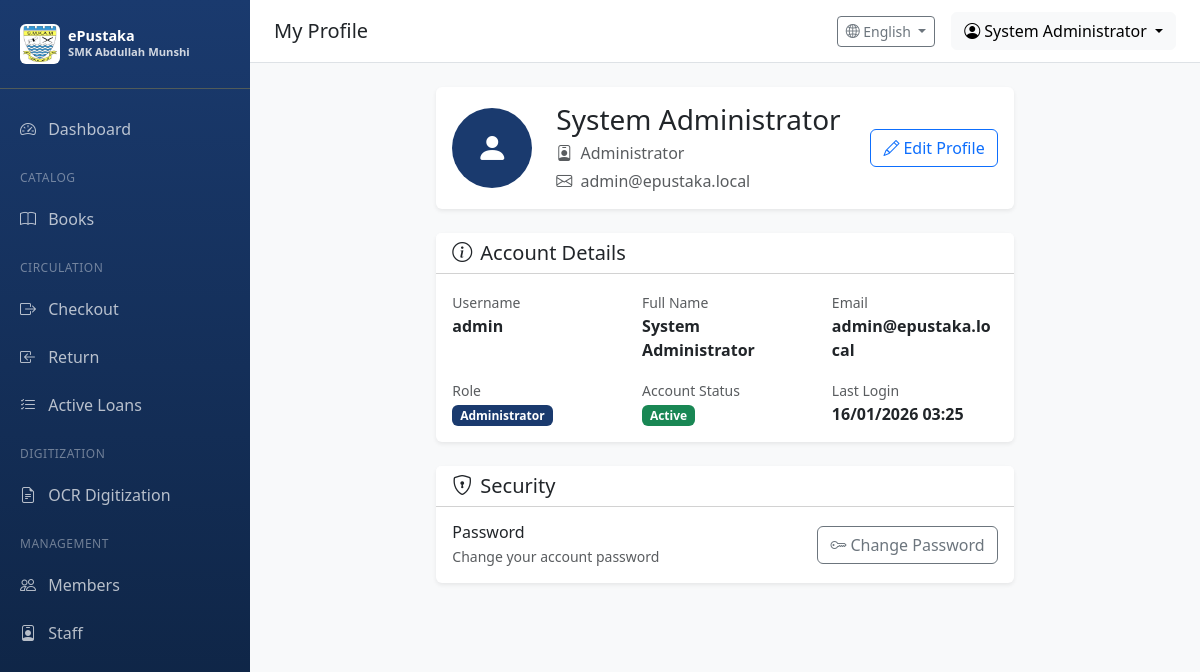
Before: /auth/profile (signed in) with the older database file.
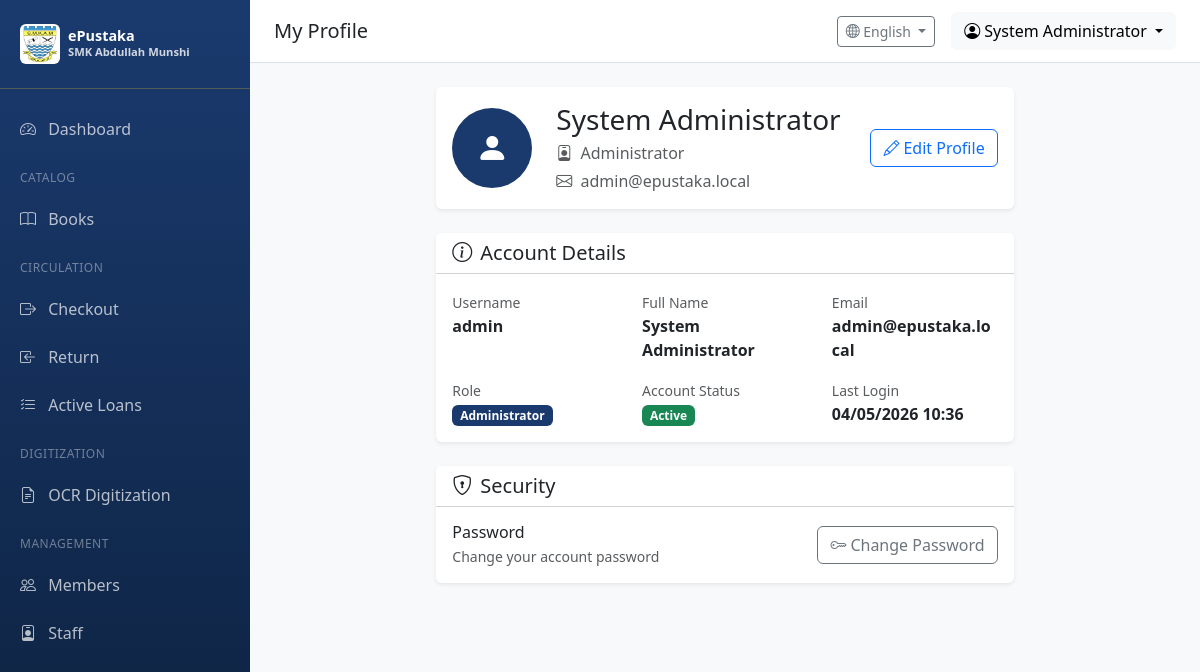
After: the same page with the newer database file.
### app/models/user.py (models this page shows, shortened)
class User(UserMixin, db.Model):
    __tablename__ = 'users'
    id = db.Column(db.Integer, primary_key=True)
    username = db.Column(db.String(64), unique=True, nullable=False, index=True)
    email = db.Column(db.String(120), unique=True, nullable=False, index=True)
    password_hash = db.Column(db.String(256), nullable=False)
    full_name = db.Column(db.String(128))
    is_active = db.Column(db.Boolean, default=True)
    role_id = db.Column(db.Integer, db.ForeignKey('roles.id'))
    created_at = db.Column(db.DateTime, default=datetime.utcnow)
    updated_at = db.Column(db.DateTime, default=datetime.utcnow, onupdate=datetime.utcnow)
    last_login = db.Column(db.DateTime)
    def can(self, perm):
        return self.role is not None and self.role.has_permission(perm)

### app/routes/auth.py (the view)
@auth_bp.route('/profile')
@login_required
def profile():
    return render_template('auth/profile.html', user=current_user)

### app/models/user.py (called while the page is built)
@login_manager.user_loader
def load_user(user_id):
    return User.query.get(int(user_id))

    def has_permission(self, perm):
        return self.permissions & perm == perm

### app/utils/i18n.py (called while the page is built)
def get_language() -> str:
    try:
        return session.get('language', DEFAULT_LANGUAGE)
    except RuntimeError:
        return DEFAULT_LANGUAGE

def get_text(key: str, lang: str = None) -> str:
    if lang is None:
        lang = get_language()
    if key in TRANSLATIONS:
        trans = TRANSLATIONS[key]
        if lang in trans:
            return trans[lang]
        elif DEFAULT_LANGUAGE in trans:
            return trans[DEFAULT_LANGUAGE]
    return key.replace('_', ' ').title()

def register_i18n(app):
    @app.context_processor
    def inject_i18n():
        return {
            't': get_text,
            'get_text': get_text,
            'current_language': get_language(),
            'languages': LANGUAGES
        }
    @app.route('/set-language/<lang_code>')
    def set_lang(lang_code):
        """Route to change language."""
        from flask import redirect, request
        set_language(lang_code)
        return redirect(request.referrer or '/')

### app/templates/auth/profile.html (shortened to what the changed rows need)
{% extends "base.html" %}
{% block page_title %}My Profile{% endblock %}
{% block content %}
<div class="container-fluid">
    <div class="row justify-content-center">
        <div class="col-lg-8">
            <div class="card border-0 shadow-sm mb-4">
                <div class="card-body">
                    <div class="row align-items-center">
                        <div class="col-auto">
                            <div class="bg-primary text-white rounded-circle d-flex align-items-center justify-content-center"
                                 style="width: 80px; height: 80px; font-size: 2rem;">
                                <i class="bi bi-person-fill"></i>
                            </div>
                        </div>
                        <div class="col">
                            <h3 class="mb-1">{{ user.full_name or user.username }}</h3>
                            <p class="text-muted mb-1">
                                <i class="bi bi-person-badge me-1"></i>
                                {{ user.role.name if user.role else 'User' }}
                            </p>
                            <p class="text-muted mb-0">
                                <i class="bi bi-envelope me-1"></i>
                                {{ user.email or 'No email set' }}
                            </p>
                        </div>
                        <div class="col-auto">
                            <a href="{{ url_for('auth.edit_profile') }}" class="btn btn-outline-primary">
                                <i class="bi bi-pencil me-1"></i>Edit Profile
                            </a>
                        </div>
                    </div>
                </div>
            </div>
            <div class="card border-0 shadow-sm mb-4">
                <div class="card-header bg-white">
                    <h5 class="mb-0"><i class="bi bi-info-circle me-2"></i>Account Details</h5>
                </div>
                <div class="card-body">
                    <div class="row mb-3">
                        <div class="col-md-4">
                            <label class="text-muted small">Username</label>
                            <p class="mb-0 fw-bold">{{ user.username }}</p>
                        </div>
                        <div class="col-md-4">
                            <label class="text-muted small">Full Name</label>
                            <p class="mb-0 fw-bold">{{ user.full_name or '-' }}</p>
                        </div>
                        <div class="col-md-4">
                            <label class="text-muted small">Email</label>
                            <p class="mb-0 fw-bold">{{ user.email or '-' }}</p>
                        </div>
                    </div>
                    <div class="row">
                        <div class="col-md-4">
                            <label class="text-muted small">Role</label>
                            <p class="mb-0">
                                <span class="badge bg-primary">{{ user.role.name if user.role else 'User' }}</span>
                            </p>
                        </div>
                        <div class="col-md-4">
                            <label class="text-muted small">Account Status</label>
                            <p class="mb-0">
                                {% if user.is_active %}
                                    <span class="badge bg-success">Active</span>
                                {% else %}
                                    <span class="badge bg-secondary">Inactive</span>
                                {% endif %}
                            </p>
                        </div>
                        <div class="col-md-4">
                            <label class="text-muted small">Last Login</label>
                            <p class="mb-0 fw-bold">
                                {{ user.last_login.strftime('%d/%m/%Y %H:%M') if user.last_login else 'Never' }}
                            </p>
                        </div>
                    </div>
                </div>
            </div>
            <div class="card border-0 shadow-sm">
                <div class="card-header bg-white">
                    <h5 class="mb-0"><i class="bi bi-shield-lock me-2"></i>Security</h5>
                </div>
                <div class="card-body">
                    <div class="d-flex justify-content-between align-items-center">
                        <div>
                            <h6 class="mb-1">Password</h6>
                            <p class="text-muted mb-0 small">Change your account password</p>
                        </div>
                        <a href="{{ url_for('auth.change_password') }}" class="btn btn-outline-secondary">
                            <i class="bi bi-key me-1"></i>Change Password
                        </a>
                    </div>
                </div>
            </div>
        </div>
    </div>
</div>
{% endblock %}

### app/templates/base.html (shortened to what the changed rows need)
<!DOCTYPE html>
<html lang="en">
<head>
    <link href="https://cdn.jsdelivr.net/npm/bootstrap@5.3.2/dist/css/bootstrap.min.css" rel="stylesheet">
    <link href="https://cdn.jsdelivr.net/npm/bootstrap-icons@1.11.1/font/bootstrap-icons.css" rel="stylesheet">
</head>
<body>
    {% if current_user.is_authenticated %}
    <nav class="sidebar">
        <div class="sidebar-brand">
            <div class="d-flex align-items-center">
                <img src="{{ url_for('static', filename='images/Lencana_Sekolah_Menengah_Kebangsaan_Abdullah_Munshi.jpg') }}"
                     alt="SMK Abdullah Munshi"
                     class="me-2 rounded"
                     style="width: 40px; height: 40px; object-fit: contain; background: white; padding: 2px;">
                <div>
                    <div style="font-size: 0.9rem; line-height: 1.2;">ePustaka</div>
                    <div style="font-size: 0.7rem; opacity: 0.8;">SMK Abdullah Munshi</div>
                </div>
            </div>
        </div>
        <ul class="nav flex-column">
            <li class="nav-item">
                <a class="nav-link {% if request.endpoint == 'main.dashboard' %}active{% endif %}" href="{{ url_for('main.dashboard') }}">
                    <i class="bi bi-speedometer2"></i> {{ t('dashboard') }}
                </a>
            </li>
            {% if current_user.can(1) or current_user.can(2) %}
            <li class="sidebar-section">{{ t('catalog') }}</li>
            <li class="nav-item">
                <a class="nav-link {% if 'catalog' in request.endpoint %}active{% endif %}" href="{{ url_for('catalog.index') }}">
                    <i class="bi bi-book"></i> {{ t('books') }}
                </a>
            </li>
            <li class="sidebar-section">{{ t('circulation') }}</li>
            <li class="nav-item">
                <a class="nav-link {% if request.endpoint == 'circulation.checkout' %}active{% endif %}" href="{{ url_for('circulation.checkout') }}">
                    <i class="bi bi-box-arrow-right"></i> {{ t('checkout') }}
                </a>
            </li>
            <li class="nav-item">
                <a class="nav-link {% if request.endpoint == 'circulation.return_book' %}active{% endif %}" href="{{ url_for('circulation.return_book') }}">
                    <i class="bi bi-box-arrow-in-left"></i> {{ t('return') }}
                </a>
            </li>
            <li class="nav-item">
                <a class="nav-link {% if request.endpoint == 'circulation.active_loans' %}active{% endif %}" href="{{ url_for('circulation.active_loans') }}">
                    <i class="bi bi-list-check"></i> {{ t('active_loans') }}
                </a>
            </li>
            {% endif %}
            {% if current_user.can(512) %}
            <li class="sidebar-section">{{ 'Digitization' if current_language == 'en' else 'Pendigitalan' }}</li>
            <li class="nav-item">
                <a class="nav-link {% if 'ocr' in request.endpoint %}active{% endif %}" href="{{ url_for('ocr.index') }}">
                    <i class="bi bi-file-earmark-text"></i> {{ t('ocr_digitization') }}
                </a>
            </li>
            {% endif %}
            {% if current_user.can(128) %}
            <li class="sidebar-section">{{ 'Management' if current_language == 'en' else 'Pengurusan' }}</li>
            <li class="nav-item">
                <a class="nav-link {% if request.endpoint == 'users.member_list' %}active{% endif %}" href="{{ url_for('users.member_list') }}">
                    <i class="bi bi-people"></i> {{ t('members') }}
                </a>
            </li>
            {% endif %}
            {% if current_user.can(256) %}
            <li class="nav-item">
                <a class="nav-link {% if request.endpoint == 'users.staff_list' %}active{% endif %}" href="{{ url_for('users.staff_list') }}">
                    <i class="bi bi-person-badge"></i> {{ t('staff') }}
                </a>
            </li>
            {% endif %}
        </ul>
    </nav>
    <div class="main-content">
        <nav class="top-navbar d-flex justify-content-between align-items-center">
            <div>
                <h5 class="mb-0">{% block page_title %}{{ t('dashboard') }}{% endblock %}</h5>
            </div>
            <div class="d-flex align-items-center gap-3">
                <div class="dropdown">
                    <button class="btn btn-outline-secondary btn-sm dropdown-toggle" type="button" data-bs-toggle="dropdown">
                        <i class="bi bi-globe2"></i> {{ languages.get(current_language, 'English') }}
                    </button>
                </div>
                <div class="dropdown">
                    <button class="btn btn-light dropdown-toggle" type="button" data-bs-toggle="dropdown">
                        <i class="bi bi-person-circle"></i> {{ current_user.full_name or current_user.username }}
                    </button>
                </div>
            </div>
        </nav>
        <div class="content-wrapper">
            {% block content %}{% endblock %}
        </div>
    </div>
    {% else %}
    {% block public_content %}{% endblock %}
    {% endif %}
</body>
</html>

Changed rows visible on the page:
changed User "System Administrator": last_login "16/01/2026 03:25" → "04/05/2026 10:36"
